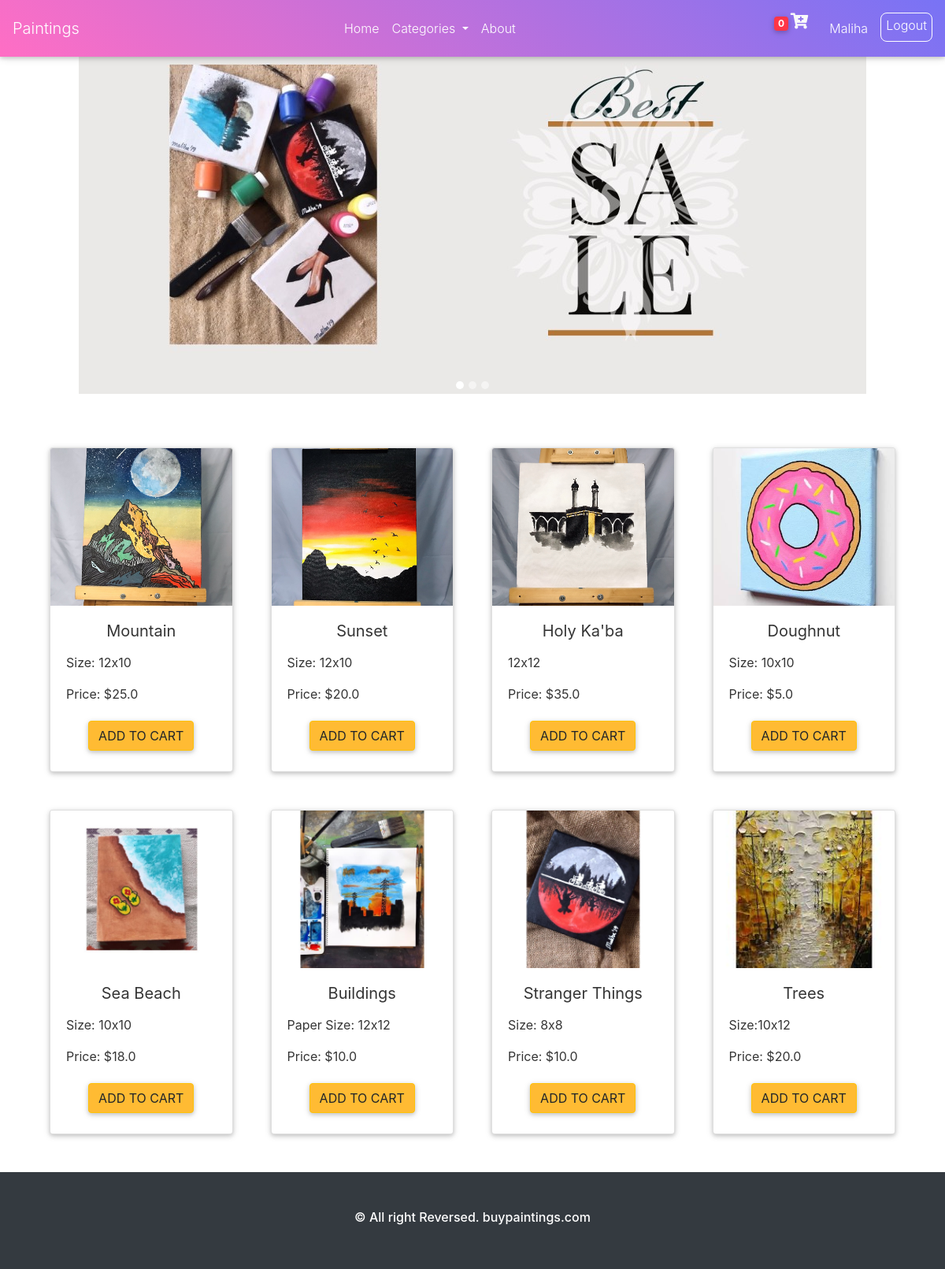
The app's page / (signed in) with its own data.
### home/models.py (models this page shows, shortened)
class Order_Product(models.Model):
    CHOICES = (
        ('Pending', 'Pending'),
        ('Delivered', 'Delivered'),
        ('Cancled', 'Cancled'),
    )
    user = models.ForeignKey(User, null=True, on_delete=models.CASCADE)
    cartitem = models.ManyToManyField(Cart)
    address = models.ForeignKey(address, null=True, on_delete=models.CASCADE)
    ordered = models.BooleanField(default=False)
    status = models.CharField(
        max_length=100, null=True, choices=CHOICES, default=CHOICES[0][0])

### product/models.py (models this page shows, shortened)
class Product(models.Model):
    title = models.CharField(max_length=100, null=True)
    description = models.CharField(max_length=1000, null=True)
    product_image = models.ImageField(default="product.jpg", null=True)
    category = models.ForeignKey(Category, null=True, on_delete=models.CASCADE)
    price = models.FloatField('Price : $', null=True)
    date_created = models.DateTimeField(auto_now_add=True, null=True)

### home/views.py (the view)
# urls.py: path('', homeView, name='home'),
def homeView(request):
    product = Product.objects.all()
    category = Category.objects.all()
    return render(request, 'index.html', {'product': product, 'category': category})

### home/templatetags/cartcounter.py (called while the page is built)
@register.filter
def cart_count(user):
    order = Order_Product.objects.filter(user=user, ordered=False)
    if order.exists():
        return order[0].cartitem.count()
    else:
        return 0

### home/templates/index.html (shortened to what this page needs)
{% extends "base.html" %}
{%block content%}
{% load static %}
<div
id="carouselExampleIndicators"
class="carousel slide"
data-ride="carousel"
>
<ol class="carousel-indicators">
  <li
    data-target="#carouselExampleIndicators"
    data-slide-to="0"
    class="active"
  ></li>
  <li data-target="#carouselExampleIndicators" data-slide-to="1"></li>
  <li data-target="#carouselExampleIndicators" data-slide-to="2"></li>
</ol>
<div class="carousel-inner" role="listbox">
  <div class="carousel-item active">
    <img
      class="d-block w-100"
      src="{% static 'images/slide.jpg'%}"
      alt="First slide"
    />
  </div>
</div>
<a
  class="carousel-control-prev"
  href="#carouselExampleIndicators"
  role="button"
  data-slide="prev"
>
  <span class="carousel-control-prev-icon" aria-hidden="true"></span>
</a>
<a
  class="carousel-control-next"
  href="#carouselExampleIndicators"
  role="button"
  data-slide="next"
>
  <span class="carousel-control-next-icon" aria-hidden="true"></span>
</a>
</div>
<div class="container p-4">
  <div class="row row-cols-4">
    {% for i in product %}
    <div class="col p-4" id="{{i.id}}">
      <div class="card">
        <img src="{{ i.product_image.url }}" style="object-fit: cover;width: 100%;height: 200px;" class="card-img-top" alt="loading...">
        <div class="card-body">
          <h5 class="card-title text-center">{{i.title}}</h5>
          <p class="text-secondary"></p>{{i.description}}</p>
          <p class="text-secondary"></p>Price: ${{i.price}}</p>
          <div class="text-center">
            <a href="{% url 'cart' i.id %}#{{i.id}}" type="button" class="btn btn-warning">add to cart</a>
          </div>
        </div>
      </div>
    </div>
    {% endfor %}
  </div>
</div>
{%endblock content%}

### templates/base.html (shortened to what this page needs)
<!DOCTYPE html>
<html lang="en">
<head>
  {% load static %}
    <link rel="stylesheet" href="{% static 'css/style.css' %}">
    <link rel="stylesheet" href="{% static 'css/mdb.css' %}">
    <link rel="stylesheet" href="https://stackpath.bootstrapcdn.com/bootstrap/4.5.2/css/bootstrap.min.css">
    <link rel="stylesheet" href="https://cdnjs.cloudflare.com/ajax/libs/font-awesome/5.15.1/css/all.min.css"/>
<link rel="stylesheet" href="https://stackpath.bootstrapcdn.com/font-awesome/4.7.0/css/font-awesome.min.css">
</head>
<body>
    <nav class="navbar navbar-expand-lg navbar-dark bg-light fixed-top purple-gradient">
        <a class="navbar-brand" href="#">Paintings</a>
        <div class="collapse navbar-collapse" id="navbarSupportedContent">
          <ul class="navbar-nav ml-auto">
            <li class="nav-item">
              <a class="nav-link" href="{% url 'home' %}">Home</a>
            </li>
            <li class="nav-item dropdown">
              <a class="nav-link dropdown-toggle" href="#" id="navbarDropdown" role="button" data-toggle="dropdown" aria-haspopup="true" aria-expanded="false">
               Categories
              </a>
            </li>
            <li class="nav-item">
                <a class="nav-link" href="{% url 'about' %}">About</a>
              </li>
          </ul>
          {% if user.is_authenticated %}{% load cartcounter %}
          <ul class="navbar-nav ml-auto nav-flex-icons">
            <li class="nav-item">
              <a href="{% url 'cart' %}" class="nav-link mr-3">
                <span class="badge badge-danger">{{request.user | cart_count }}</span><i style="font-size: 20px;" class="fas fa-cart-plus text-light"></i></a>
            </li>
            <li class="nav-item">
              <p class="mt-3 mr-3 text-white">{{ request.user.first_name }}</p>
            </li>
            <li class="mt-2">
              <a style="padding: 3px 6px; border-radius: 8px ;border:solid 1px #fff;" class="nav-link text-white pb-2" href="{% url 'logout' %}"> Logout </a>
            </li>
            {% else %}
            <li class="nav-item btn btn-info">
              <a class="text-white" href="{% url 'signin' %}">Signin</a>
            </li>
          </ul>
          {% endif %}
        </div>
      </nav>
    {%block content%}
    {%endblock content%}
    <footer>
      <div class="p-0 m-0">
        <div class="bg-dark p-4 text-center">
            <p class="h6 p-4 text-white">© All right Reversed.<a class="text-white" href="#"> buypaintings.com</a></p>
        </div>
      </div>
    </footer>
</body>
</html>

### static/css/style.css (style rules this page uses)
* { padding: 0%; margin: 0%; scroll-behavior: smooth; color: #353535; }
.carousel-item img { padding: 20px 100px; width: 1000; height: 520px; object-fit: cover; }

### records on screen
Product: product_image (picture), title "Mountain", description "Size: 12x10", price "25.0"
Product: product_image (picture), title "Sunset", description "Size: 12x10", price "20.0"
Product: product_image (picture), title "Holy Ka'ba", description "12x12", price "35.0"
Product: product_image (picture), title "Doughnut", description "Size: 10x10", price "5.0"
Product: product_image (picture), title "Sea Beach", description "Size: 10x10", price "18.0"
Product: product_image (picture), title "Buildings", description "Paper Size: 12x12", price "10.0"
Product: product_image (picture), title "Stranger Things", description "Size: 8x8", price "10.0"
Product: product_image (picture), title "Trees", description "Size:10x12", price "20.0"

### other values on screen
{{ request.user | cart_count }} "0"
{{ request.user.first_name }} "Maliha"
